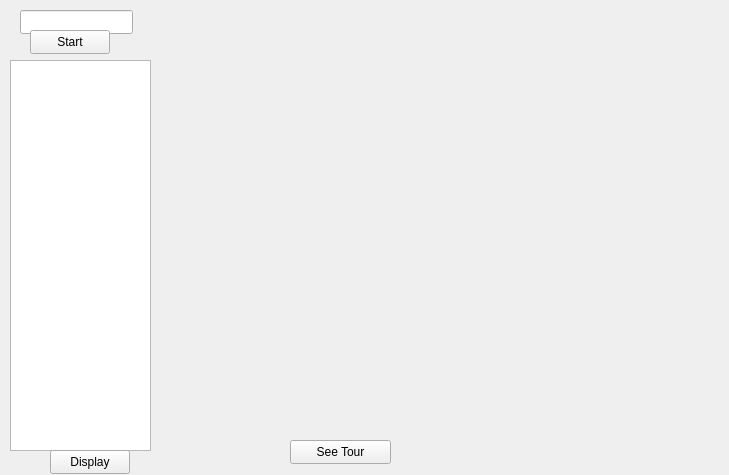
<?xml version="1.0" encoding="UTF-8"?>
<ui version="4.0">
 <class>MainWindow</class>
 <widget class="QMainWindow" name="MainWindow">
  <property name="geometry">
   <rect>
    <x>0</x>
    <y>0</y>
    <width>729</width>
    <height>475</height>
   </rect>
  </property>
  <property name="windowTitle">
   <string>MainWindow</string>
  </property>
  <widget class="QWidget" name="centralWidget">
   <widget class="QWidget" name="gridLayoutWidget">
    <property name="geometry">
     <rect>
      <x>200</x>
      <y>10</y>
      <width>531</width>
      <height>421</height>
     </rect>
    </property>
    <layout class="QGridLayout" name="chessBoard">
     <item row="0" column="0">
      <widget class="QLabel" name="label">
       <property name="lineWidth">
        <number>0</number>
       </property>
       <property name="text">
        <string/>
       </property>
      </widget>
     </item>
    </layout>
   </widget>
   <widget class="QLineEdit" name="lineEdit">
    <property name="geometry">
     <rect>
      <x>20</x>
      <y>10</y>
      <width>113</width>
      <height>24</height>
     </rect>
    </property>
   </widget>
   <widget class="QTextBrowser" name="textBrowser">
    <property name="geometry">
     <rect>
      <x>10</x>
      <y>60</y>
      <width>141</width>
      <height>391</height>
     </rect>
    </property>
   </widget>
   <widget class="QPushButton" name="pushButton">
    <property name="geometry">
     <rect>
      <x>30</x>
      <y>30</y>
      <width>80</width>
      <height>24</height>
     </rect>
    </property>
    <property name="text">
     <string>Start</string>
    </property>
   </widget>
   <widget class="QPushButton" name="pushButton_2">
    <property name="geometry">
     <rect>
      <x>50</x>
      <y>450</y>
      <width>80</width>
      <height>24</height>
     </rect>
    </property>
    <property name="text">
     <string>Display</string>
    </property>
   </widget>
   <widget class="QPushButton" name="pushButton_3">
    <property name="geometry">
     <rect>
      <x>290</x>
      <y>440</y>
      <width>101</width>
      <height>24</height>
     </rect>
    </property>
    <property name="text">
     <string>See Tour</string>
    </property>
   </widget>
  </widget>
 </widget>
 <layoutdefault spacing="6" margin="11"/>
 <resources/>
 <connections/>
 <slots>
  <slot>displayMoves()</slot>
  <slot>getMoves()</slot>
 </slots>
</ui>
